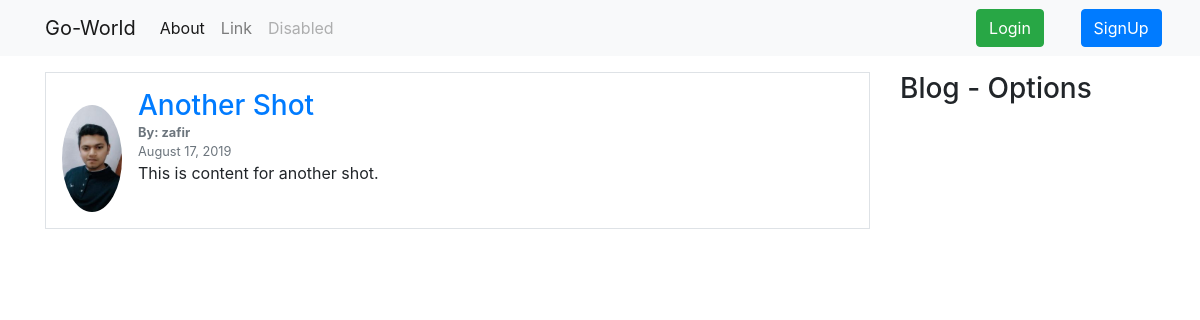
The page /post/13/ on the database its author committed.
### blog/models.py (models this page shows, shortened)
class Post(models.Model):
    title = models.CharField(max_length=100)
    content = models.TextField()
    date_posted = models.DateTimeField(default=timezone.now)
    author = models.ForeignKey(User, on_delete=models.CASCADE)

### users/models.py (models this page shows, shortened)
class Profile(models.Model):
    user = models.OneToOneField(User, on_delete=models.CASCADE)
    image = models.ImageField(default='default.jpg', upload_to='profile_pics')

### blog/views.py (the view)
# urls.py: path('post/<int:pk>/',PostDetailView.as_view(),name='post-detail'),
class PostDetailView(DetailView):
    model = Post
    context_object_name = 'post'

### blog/templates/blog/post_detail.html (shortened to what this page needs)
{% extends "blog/base.html" %}
{% block content %}
<div class="media border p-3 mb-3">
    <img src="{{ post.author.profile.image.url }}" alt="{{ post.author }}" class="mr-3 mt-3 rounded-circle" width="60px">
    <div class="media-body">
        <div>
            <a href="" class="h3">{{ post.title }}</a>
        </div>
        <div class="text-muted small">
            <div><b>By: {{ post.author }}</b></div>
            {{ post.date_posted|date:"F d, Y" }}
        </div>
        <div>
            {{ post.content }}
        </div>
    </div>
</div>
{% endblock content %}

### rows shown on the page
Post: author.profile.image (picture), title "Another Shot", author "zafir", date_posted "August 17, 2019", content "This is content for another shot."
